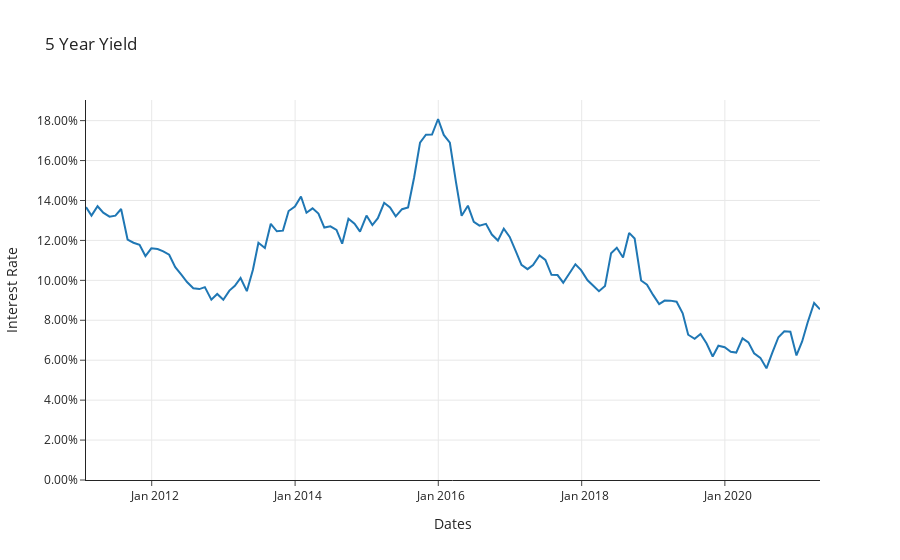

Here is the notebook cell this chart was saved with:
### Markdown cell above
Extraída a curva original nos filtramos a curva para uma periodicidade mensal, usando o último dia útil de cada mês e também filtramos os vértices da curva para que também sejam somente mensais. É importante que os vértices tenham a mesma periodicidade para facilitar no cálculo do excesso de retorno da curva.

### Code cell
monthly_curve = curve.resample("BME").last()
fig_original_curve = plot_interest_rate_on_time(
    monthly_curve.loc[:, 60],
    title=f"{str(int(60 / 12))} Year Yield",
    y_dtick=None,
    showlegend=False,
)
fig_original_curve.show()
